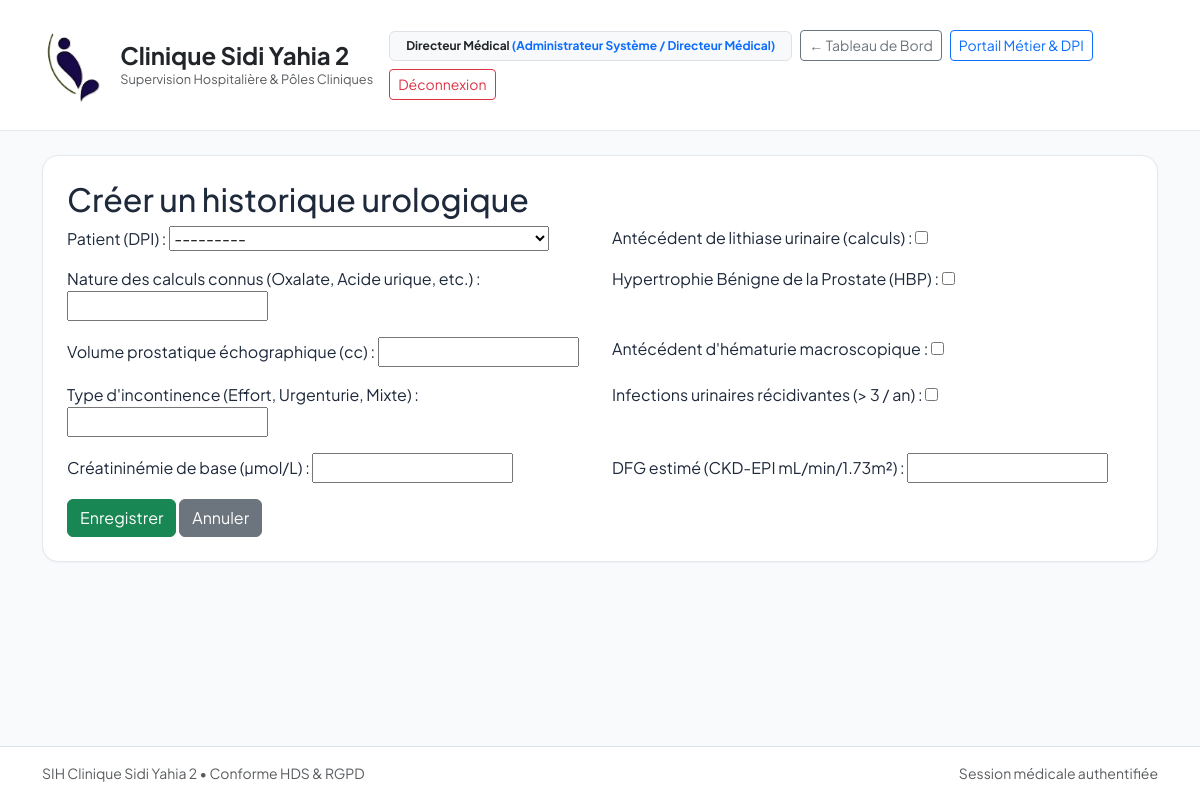
Page /urologie/history/create/ (signed in) on the committed database.
### apps/core/models.py (models this page shows, shortened)
class CustomUser(AbstractUser):
    role = models.CharField(
        max_length=30,
        choices=UserRole.choices,
        default=UserRole.MEDECIN,
        verbose_name="Rôle hospitalier",
    )
    department = models.ForeignKey(
        Department,
        on_delete=models.PROTECT,
        null=True,
        blank=True,
        related_name="staff_members",
        verbose_name="Département d'affectation",
    )
    license_number = models.CharField(
        max_length=30,
        blank=True,
        verbose_name="Numéro RPPS / ADELI",
        help_text="Identifiant national des professionnels de santé",
    )
    phone_number = models.CharField(
        max_length=20,
        blank=True,
        verbose_name="Numéro de téléphone d'urgence / Bip",
    )
    class Meta:
        verbose_name = "Personnel Médical / Utilisateur"
        verbose_name_plural = "Personnel Médical / Utilisateurs"

### apps/urologie/views.py (the view, shortened to what this page needs)
# urls.py: path("history/create/", views.UrologicalHistoryCreateView.as_view(), name="history_create"),
class UrologicalHistoryCreateView(LoginRequiredMixin, RoleRequiredMixin, CreateView):
    model = UrologicalHistory
    fields = ["patient", "has_urolithiasis_history", "stone_composition", "has_bph", "prostate_volume_cc", "macroscopic_hematuria", "urinary_incontinence", "recurrent_uti", "baseline_creatinine_micromol_l", "baseline_egfr_ml_min"]
    template_name = "urologie/urologicalhistory_form.html"

### apps/core/context_processors.py (called while the page is built)
def clinic_branding(request: HttpRequest) -> Dict[str, object]:
    info = get_clinic_parameters_dict()
    return {
        "CLINIC_LOGO_DATA_URI": get_clinic_logo_data_uri(),
        "CLINIC_INFO": info,
        "CLINIC_NAME": info["nom_clinique"],
        "CLINIC_ADDRESS": info["adresse_complete"],
        "CLINIC_PHONE": info["telephone"],
        "CLINIC_EMAIL": info["email"],
    }

### apps/core/models.py (called while the page is built)
    def __str__(self) -> str:
        return f"{self.last_name.upper()} {self.first_name} (IPP: {self.ipp})"

### apps/urologie/views.py (called while the page is built)
def user_has_urologie_role(user):
    return user.is_authenticated and (
        user.is_superuser or user.role in [UserRole.ADMIN, UserRole.MEDECIN, UserRole.CHIRURGIEN]
    )

    def test_func(self):
        return user_has_urologie_role(self.request.user)

### templates/urologie/urologicalhistory_form.html (shortened to what this page needs)
{% extends 'base.html' %}
{% load static %}
{% block content %}
<h2>{% if form.instance.pk %}Modifier{% else %}Créer{% endif %} un historique urologique</h2>
<form method="post" class="needs-validation" novalidate>
  <div class="row">
    {% for field in form %}
      <div class="col-md-6 mb-3">
        {{ field.label_tag }} {{ field }}
      </div>
    {% endfor %}
  </div>
  <button type="submit" class="btn btn-success">Enregistrer</button>
  <a href="{% url 'urologie:history_list' %}" class="btn btn-secondary">Annuler</a>
</form>
{% endblock %}

### templates/base.html (shortened to what this page needs)
<!DOCTYPE html>
<html lang="fr">
<head>
    <link href="https://cdn.jsdelivr.net/npm/bootstrap@5.3.3/dist/css/bootstrap.min.css" rel="stylesheet">
</head>
<body class="d-flex flex-column min-vh-100">
    <nav class="navbar navbar-expand-lg sih-navbar py-3 mb-4">
        <div class="container">
            <a class="navbar-brand fw-bold text-dark d-flex align-items-center gap-3" href="{% url 'home_dashboard' %}">
                <img src="{{ CLINIC_LOGO_DATA_URI|default:'/static/images/logo_clinique.png' }}"
                    alt="Logo Clinique Sidi Yahia 2" style="height: 88px; width: auto; object-fit: contain;">
                <div>
                    <div class="fs-4 fw-bold lh-sm">Clinique Sidi Yahia 2</div>
                    <div class="text-muted fw-normal" style="font-size: 0.8rem;">Supervision Hospitalière &amp; Pôles
                        Cliniques</div>
                </div>
            </a>
            <div class="d-flex align-items-center gap-2 ms-auto flex-wrap">
                {% if request.user.is_authenticated %}
                <span class="badge bg-light text-dark border px-3 py-2">
                    {{ request.user.get_full_name|default:request.user.username }}
                    <span class="text-primary fw-bold">({{ request.user.get_role_display }})</span>
                </span>
                {% endif %}
                <a href="{% url 'home_dashboard' %}" class="btn btn-sm btn-outline-secondary">
                    &larr; Tableau de Bord
                </a>
                <a href="/admin/" class="btn btn-sm btn-outline-primary">
                    Portail Métier &amp; DPI
                </a>
                <a href="{% url 'logout' %}" class="btn btn-sm btn-outline-danger">
                    Déconnexion
                </a>
            </div>
        </div>
    </nav>
    <main class="container mb-5 flex-grow-1">
        <div class="sih-card p-4">
            {% block content %}{% endblock %}
        </div>
    </main>
    <footer class="bg-white border-top py-3 mt-auto">
        <div class="container d-flex justify-content-between text-muted small">
            <span>SIH Clinique Sidi Yahia 2 &bull; Conforme HDS &amp; RGPD</span>
            <span>Session médicale authentifiée</span>
        </div>
    </footer>
</body>
</html>

### templates/base.html (style rules this page uses)
body { font-family: 'Plus Jakarta Sans', sans-serif; background-color: #f8fafc; color: #1e293b; }
.sih-navbar { background: #ffffff; border-bottom: 1px solid #e2e8f0; }
.sih-card { background: #ffffff; border: 1px solid #e2e8f0; border-radius: 1rem; box-shadow: 0 1px 2px 0 rgba(0, 0, 0, 0.04); }

### rows in the picture
CustomUser: user.get_full_name "Directeur Médical", user.role "Administrateur Système / Directeur Médical"

### other values in the picture
{{ field.label_tag }} "Patient (DPI) :" "Antécédent de lithiase urinaire (calculs) :" "Nature des calculs connus (Oxalate, Acide urique, etc.) :" "Hypertrophie Bénigne de la Prostate (HBP) :" "Volume prostatique échographique (cc) :" "Antécédent d'hématurie macroscopique :" "Type d'incontinence (Effort, Urgenturie, Mixte) :" "Infections urinaires récidivantes (> 3 / an) :" "Créatininémie de base (µmol/L) :" "DFG estimé (CKD-EPI mL/min/1.73m²) :"
